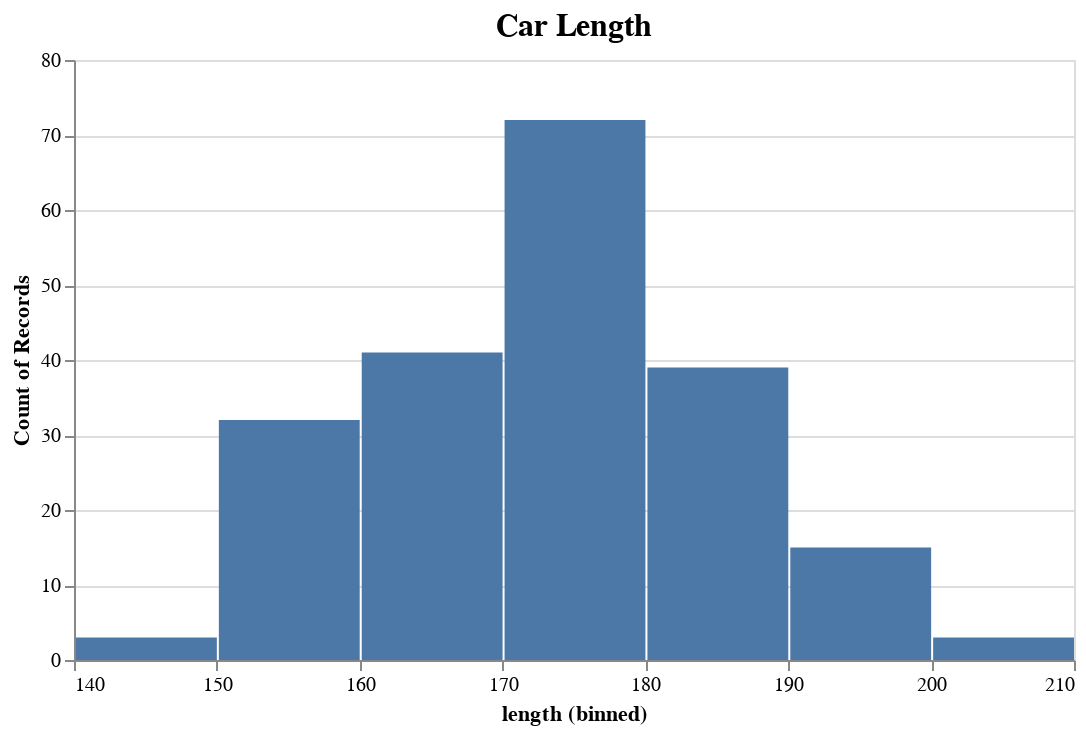

Notebook code cell kept with this figure:
### Code cell
# Using extend, step
alt.Chart(dimens).mark_bar().encode(
    alt.X("length:Q", bin=alt.Bin(extent=[140,210], step=10)),
    y='count()',    
).properties(
    title={"text":"Car Length", "fontSize":16},
    width=500,
    height=300
)

### Figure 1 — Vega-Lite specification as saved in the notebook (floating-point values rounded to 4 significant figures; data arrays with more than 128 entries replaced by an {"elided": "..."} marker saying what was removed)
{"config": {"view": {"continuousWidth": 400, "continuousHeight": 300}}, "data": {"name": "data-9967e5fca02e73f8fd2d34e56e0501b9"}, "mark": "bar", "encoding": {"x": {"bin": {"extent": [140, 210], "step": 10}, "field": "length", "type": "quantitative"}, "y": {"aggregate": "count", "type": "quantitative"}}, "height": 300, "title": {"text": "Car Length", "fontSize": 16}, "width": 500, "$schema": "https://vega.github.io/schema/vega-lite/v4.17.0.json", "datasets": {"data-9967e5fca02e73f8fd2d34e56e0501b9": {"elided": "205 records"}}}
